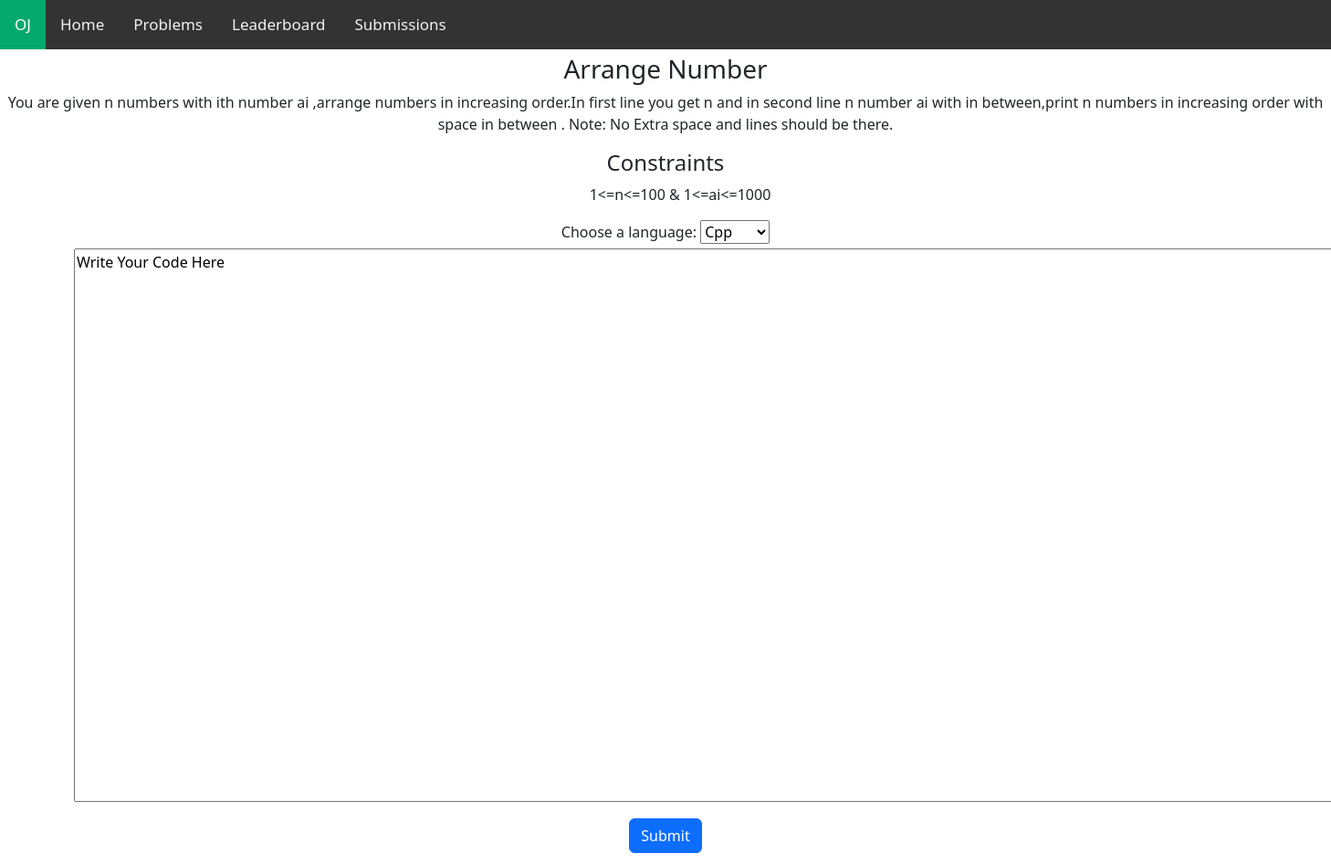
Screenshot of /dashboard/2/ (signed in) with the database file from the repository.
### ojapp/models.py (models this page shows, shortened)
class Problem(models.Model):
    name=models.CharField(max_length=200)
    problem_statement=models.TextField(max_length=25000)
    constraints=models.CharField(max_length=255)
    code=models.CharField(max_length=255)
    input = models.TextField(max_length=25000,default=1)
    output = models.TextField(max_length=25000,default=1)
    difficult=models.CharField(max_length=25)
    ppoint=models.IntegerField(default=5)

### ojapp/views.py (the view)
# urls.py: path("dashboard/<int:problem_id>/",views.problemDetail,name="problem_detail"),
@login_required
def problemDetail(request,problem_id):
    problem = get_object_or_404(Problem, pk=problem_id)
    return render(request,"details.html",{'problem':problem})

### templates/details.html (shortened to what this page needs)
{% extends 'base.html' %}
    {% block content %}
    <h3>
        {{problem.name}}
    </h3>
    <p> {{problem.problem_statement}} </p>
    <h4>Constraints</h4>
    <ul>
        {{problem.constraints}}
    </ul>
    <form method="Post" action="{% url 'submit' problem.id %}">
        <div class="container">
            <div style="margin: 5px; ">
                <label for="program_language">Choose a language:</label>
            <select name="languages" id="lang1">
                <option value="Cpp">Cpp</option>
            </select>
            </div>
            <textarea id="code" name="code" rows="25" cols="150">Write Your Code Here</textarea>
            <div>
            <button type="submit" class="btn btn-primary" style="margin: 12px;">Submit</button>
            </div>
        </div>
    </form>
{% endblock  %}

### templates/base.html (style rules this page uses)
body { text-align: center; }

### rows the page displays
Problem: name "Arrange Number", problem_statement "You are given n numbers with ith number ai ,arrange numbers in increasing order.In first line you get n and in second line n number ai with in between,print n numbers in increasing order with space in between . Note: No Extra space and lines should be there.", constraints "1<=n<=100 & 1<=ai<=1000"
